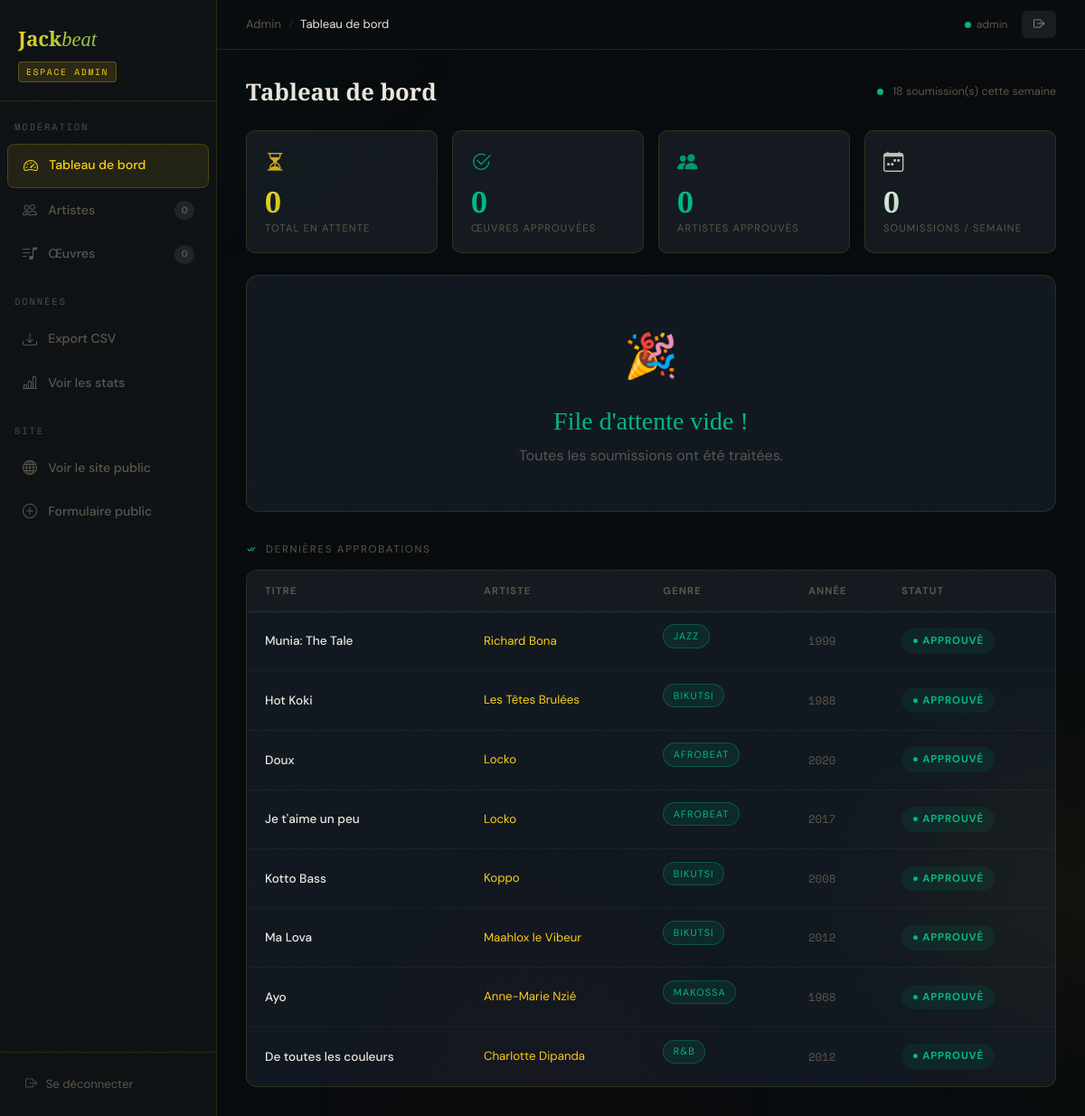
/admin/ (signed in), run on the app's committed database.
### models.py (models this page shows, shortened)
class Admin(UserMixin, db.Model):
    __tablename__ = 'admins'
    id = db.Column(db.Integer, primary_key=True)
    username = db.Column(db.String(80), unique=True, nullable=False)
    password_hash = db.Column(db.String(256), nullable=False)
    created_at = db.Column(db.DateTime, default=datetime.utcnow)

class Oeuvre(db.Model):
    __tablename__ = 'oeuvres'
    id = db.Column(db.Integer, primary_key=True)
    titre = db.Column(db.String(200), nullable=False)
    artiste_id = db.Column(db.Integer, db.ForeignKey('artistes.id'), nullable=False)
    type_oeuvre = db.Column(db.String(20), default='Chanson')    # Chanson / Album / EP / Live
    genre_musical = db.Column(db.String(50), nullable=False)
    langue = db.Column(db.String(50), nullable=False)
    annee_sortie = db.Column(db.Integer, nullable=False)
    popularite = db.Column(db.String(30), nullable=True)
    distinction = db.Column(db.String(200), nullable=True)        # Prix, récompenses
    description = db.Column(db.Text, nullable=True)
    lien_youtube = db.Column(db.String(300), nullable=True)
    statut = db.Column(db.String(20), default='en_attente')       # en_attente / approuve / rejete
    soumis_par = db.Column(db.String(100), nullable=True)
    soumis_email = db.Column(db.String(150), nullable=True)
    created_at = db.Column(db.DateTime, default=datetime.utcnow)

class Artiste(db.Model):
    __tablename__ = 'artistes'
    id = db.Column(db.Integer, primary_key=True)
    nom = db.Column(db.String(150), nullable=False)
    nom_reel = db.Column(db.String(150), nullable=True)          # Vrai nom si pseudonyme
    region_origine = db.Column(db.String(60), nullable=False)
    type_artiste = db.Column(db.String(20), nullable=False)       # Soliste_H / Soliste_F / Groupe
    annee_debut = db.Column(db.Integer, nullable=True)
    annee_fin = db.Column(db.Integer, nullable=True)              # Null si encore actif
    biographie = db.Column(db.Text, nullable=True)
    statut = db.Column(db.String(20), default='en_attente')       # en_attente / approuve / rejete
    soumis_par = db.Column(db.String(100), nullable=True)
    soumis_email = db.Column(db.String(150), nullable=True)
    created_at = db.Column(db.DateTime, default=datetime.utcnow)
    oeuvres = db.relationship('Oeuvre', backref='artiste', lazy='dynamic',
                               cascade='all, delete-orphan')

### routes/admin.py (the view)
@admin_bp.route('/')
@login_required
def dashboard():
    stats = {
        'artistes_attente':   Artiste.query.filter_by(statut='en_attente').count(),
        'artistes_approuves': Artiste.query.filter_by(statut='approuve').count(),
        'artistes_rejetes':   Artiste.query.filter_by(statut='rejete').count(),
        'oeuvres_attente':    Oeuvre.query.filter_by(statut='en_attente').count(),
        'oeuvres_approuvees': Oeuvre.query.filter_by(statut='approuve').count(),
        'oeuvres_rejetees':   Oeuvre.query.filter_by(statut='rejete').count(),
    }
    stats['total_attente'] = stats['artistes_attente'] + stats['oeuvres_attente']
    sept_jours = datetime.utcnow() - timedelta(days=7)
    stats['soumissions_semaine'] = (
        Artiste.query.filter(Artiste.created_at >= sept_jours).count() +
        Oeuvre.query.filter(Oeuvre.created_at >= sept_jours).count()
    )
    artistes_attente = (Artiste.query.filter_by(statut='en_attente')
                        .order_by(Artiste.created_at.asc()).all())
    oeuvres_attente  = (Oeuvre.query.filter_by(statut='en_attente')
                        .order_by(Oeuvre.created_at.asc()).all())
    dernieres_approbations = (Oeuvre.query.filter_by(statut='approuve')
                              .order_by(Oeuvre.created_at.desc()).limit(8).all())
    return render_template('admin/dashboard.html',
                           stats=stats,
                           artistes_attente=artistes_attente,
                           oeuvres_attente=oeuvres_attente,
                           dernieres_approbations=dernieres_approbations)

### templates/admin/dashboard.html (shortened to what this page needs)
{% extends "admin/base_admin.html" %}
{% block breadcrumb %}<span class="sep">/</span><span class="current">Tableau de bord</span>{% endblock %}
{% set pending_artistes_count = stats.artistes_attente %}
{% set pending_oeuvres_count  = stats.oeuvres_attente  %}
{% block admin_content %}
<div class="adm-section-header">
  <h1>Tableau de bord</h1>
  <div style="font-size:0.78rem;color:var(--text-dim);">
    <span class="live-dot"></span>
    {{ stats.soumissions_semaine }} soumission(s) cette semaine
  </div>
</div>
<div class="row g-3 mb-4">
  {% for icon, val, lbl, color, href in [
    ('bi-hourglass-split', stats.total_attente,       'Total en attente',      'var(--gold)',    url_for('admin_bp.oeuvres')),
    ('bi-check2-circle',   stats.oeuvres_approuvees,  'Œuvres approuvées',     'var(--green-l)', url_for('admin_bp.oeuvres', statut='approuve')),
    ('bi-people-fill',     stats.artistes_approuves,  'Artistes approuvés',    'var(--green-l)', url_for('admin_bp.artistes', statut='approuve')),
    ('bi-calendar-week',   stats.soumissions_semaine, 'Soumissions / semaine', 'var(--text)',    url_for('admin_bp.dashboard')),
  ] %}
    <div class="col-6 col-xl-3">
      <a href="{{ href }}" style="text-decoration:none;">
        <div class="kpi-mini" style="transition:border-color .2s,transform .2s;"
             onmouseover="this.style.borderColor='rgba(252,209,22,.3)';this.style.transform='translateY(-3px)'"
             onmouseout="this.style.borderColor='';this.style.transform=''">
          <div style="font-size:1.4rem;margin-bottom:.5rem;color:{{ color }};opacity:.8;">
            <i class="bi {{ icon }}"></i>
          </div>
          <div class="val" style="background:linear-gradient(135deg,{{ color }},var(--green-l));-webkit-background-clip:text;-webkit-text-fill-color:transparent;"
               data-target="{{ val }}">0</div>
          <div class="lbl">{{ lbl }}</div>
        </div>
      </a>
    </div>
  {% endfor %}
</div>
{% if artistes_attente or oeuvres_attente %}
<div class="row g-4 mb-4">
  {% if artistes_attente %}
  <div class="col-lg-6">
    <div style="font-size:0.72rem;letter-spacing:.15em;text-transform:uppercase;color:var(--text-dim);margin-bottom:.75rem;">
      <i class="bi bi-hourglass-split me-1" style="color:var(--gold);"></i>
      Artistes en attente ({{ artistes_attente|length }})
    </div>
    <div class="adm-table-wrap">
      <table class="adm-table">
        <thead><tr><th>Nom</th><th>Région</th><th>Soumis</th><th>Actions</th></tr></thead>
        <tbody>
          {% for a in artistes_attente %}
          <tr>
            <td>
              <a href="{{ url_for('admin_bp.artiste_detail', id=a.id) }}"
                 style="color:var(--text);font-weight:500;text-decoration:none;">{{ a.nom }}</a>
              {% if a.nom_reel %}
                <div style="font-size:.75rem;color:var(--text-dim);">{{ a.nom_reel }}</div>
              {% endif %}
            </td>
            <td style="color:var(--text-dim);font-size:.82rem;">{{ a.region_origine }}</td>
            <td style="color:var(--text-dim);font-size:.78rem;white-space:nowrap;">
              {{ a.created_at.strftime('%d/%m/%y') }}
            </td>
            <td>
              <div class="d-flex gap-1">
                <a href="{{ url_for('admin_bp.action_artiste', id=a.id, action='approuver') }}"
                   class="adm-btn approve">✓</a>
                <a href="{{ url_for('admin_bp.action_artiste', id=a.id, action='rejeter') }}"
                   class="adm-btn reject">✗</a>
              </div>
            </td>
          </tr>
          {% endfor %}
        </tbody>
      </table>
    </div>
    {% if artistes_attente|length > 0 %}
      <a href="{{ url_for('admin_bp.artistes') }}" style="font-size:.78rem;color:var(--gold);display:block;margin-top:.6rem;">
        Voir tous les artistes <i class="bi bi-arrow-right ms-1"></i>
      </a>
    {% endif %}
  </div>
  {% endif %}
  {% if oeuvres_attente %}
  <div class="col-lg-6">
    <div style="font-size:0.72rem;letter-spacing:.15em;text-transform:uppercase;color:var(--text-dim);margin-bottom:.75rem;">
      <i class="bi bi-hourglass-split me-1" style="color:var(--gold);"></i>
      Œuvres en attente ({{ oeuvres_attente|length }})
    </div>
    <div class="adm-table-wrap">
      <table class="adm-table">
        <thead><tr><th>Titre</th><th>Genre</th><th>Soumis</th><th>Actions</th></tr></thead>
        <tbody>
          {% for o in oeuvres_attente %}
          <tr>
            <td>
              <a href="{{ url_for('admin_bp.oeuvre_detail', id=o.id) }}"
                 style="color:var(--text);font-weight:500;text-decoration:none;">{{ o.titre }}</a>
              <div style="font-size:.75rem;color:var(--gold);">{{ o.artiste.nom if o.artiste }}</div>
            </td>
            <td><span class="card-genre-badge" style="font-size:.68rem;">{{ o.genre_musical }}</span></td>
            <td style="color:var(--text-dim);font-size:.78rem;white-space:nowrap;">
              {{ o.created_at.strftime('%d/%m/%y') }}
            </td>
            <td>
              <div class="d-flex gap-1">
                <a href="{{ url_for('admin_bp.action_oeuvre', id=o.id, action='approuver') }}"
                   class="adm-btn approve">✓</a>
                <a href="{{ url_for('admin_bp.action_oeuvre', id=o.id, action='rejeter') }}"
                   class="adm-btn reject">✗</a>
              </div>
            </td>
          </tr>
          {% endfor %}
        </tbody>
      </table>
    </div>
    <a href="{{ url_for('admin_bp.oeuvres') }}" style="font-size:.78rem;color:var(--gold);display:block;margin-top:.6rem;">
      Voir toutes les œuvres <i class="bi bi-arrow-right ms-1"></i>
    </a>
  </div>
  {% endif %}
</div>
{% else %}
<div class="detail-card text-center py-5" style="margin-bottom:2rem;">
  <div style="font-size:3rem;margin-bottom:1rem;">🎉</div>
  <h3 style="font-family:var(--font-display);color:var(--green-l);">File d'attente vide !</h3>
  <p style="color:var(--text-dim);margin:0;">Toutes les soumissions ont été traitées.</p>
</div>
{% endif %}
{% if dernieres_approbations %}
<div style="font-size:0.72rem;letter-spacing:.15em;text-transform:uppercase;color:var(--text-dim);margin-bottom:.75rem;">
  <i class="bi bi-check-all me-1" style="color:var(--green-l);"></i>
  Dernières approbations
</div>
<div class="adm-table-wrap">
  <table class="adm-table">
    <thead><tr><th>Titre</th><th>Artiste</th><th>Genre</th><th>Année</th><th>Statut</th></tr></thead>
    <tbody>
      {% for o in dernieres_approbations %}
      <tr>
        <td style="color:var(--text);font-weight:500;">{{ o.titre }}</td>
        <td style="color:var(--gold);font-size:.83rem;">{{ o.artiste.nom if o.artiste }}</td>
        <td><span class="card-genre-badge" style="font-size:.68rem;">{{ o.genre_musical }}</span></td>
        <td style="font-family:var(--font-mono);font-size:.78rem;color:var(--text-dim);">{{ o.annee_sortie }}</td>
        <td><span class="status-pill approuve">● Approuvé</span></td>
      </tr>
      {% endfor %}
    </tbody>
  </table>
</div>
{% endif %}
{% endblock %}

### templates/admin/base_admin.html (shortened to what this page needs)
<!DOCTYPE html>
<html lang="fr">
<head>
  <link href="https://cdn.jsdelivr.net/npm/bootstrap@5.3.3/dist/css/bootstrap.min.css" rel="stylesheet">
  <link href="https://cdn.jsdelivr.net/npm/bootstrap-icons@1.11.3/font/bootstrap-icons.min.css" rel="stylesheet">
  <link rel="stylesheet" href="{{ url_for('static', filename='css/style.css') }}">
</head>
<body>
<div class="adm-shell">
  {% set nb_a = namespace(val=0) %}
  {% set nb_o = namespace(val=0) %}
  <aside class="adm-sidebar">
    <div class="adm-sidebar-brand">
      <div class="brand">Jack<em style="font-style:italic;font-weight:400;">beat</em></div>
      <div class="badge-admin">Espace Admin</div>
    </div>
    <div class="adm-nav-section">Modération</div>
    <a href="{{ url_for('admin_bp.dashboard') }}"
       class="adm-nav-link {% if request.endpoint == 'admin_bp.dashboard' %}active{% endif %}">
      <i class="bi bi-speedometer2"></i> Tableau de bord
    </a>
    <a href="{{ url_for('admin_bp.artistes', statut='en_attente') }}"
       class="adm-nav-link {% if request.endpoint in ['admin_bp.artistes','admin_bp.artiste_detail','admin_bp.artiste_edit'] %}active{% endif %}">
      <i class="bi bi-people"></i> Artistes
      {%- set cnt = pending_artistes_count if pending_artistes_count is defined else 0 %}
      <span class="nav-badge {% if cnt == 0 %}zero{% endif %}">{{ cnt }}</span>
    </a>
    <a href="{{ url_for('admin_bp.oeuvres', statut='en_attente') }}"
       class="adm-nav-link {% if request.endpoint in ['admin_bp.oeuvres','admin_bp.oeuvre_detail','admin_bp.oeuvre_edit'] %}active{% endif %}">
      <i class="bi bi-music-note-list"></i> Œuvres
      {%- set cnt2 = pending_oeuvres_count if pending_oeuvres_count is defined else 0 %}
      <span class="nav-badge {% if cnt2 == 0 %}zero{% endif %}">{{ cnt2 }}</span>
    </a>
    <div class="adm-nav-section">Données</div>
    <a href="{{ url_for('admin_bp.export_csv') }}"
       class="adm-nav-link">
      <i class="bi bi-download"></i> Export CSV
    </a>
    <a href="{{ url_for('dashboard_bp.index') }}"
       class="adm-nav-link">
      <i class="bi bi-bar-chart-line"></i> Voir les stats
    </a>
    <div class="adm-nav-section">Site</div>
    <a href="{{ url_for('main_bp.index') }}" target="_blank"
       class="adm-nav-link">
      <i class="bi bi-globe"></i> Voir le site public
    </a>
    <a href="{{ url_for('collecte_bp.index') }}" target="_blank"
       class="adm-nav-link">
      <i class="bi bi-plus-circle"></i> Formulaire public
    </a>
    <div class="adm-sidebar-footer">
      <a href="{{ url_for('admin_bp.logout') }}">
        <i class="bi bi-box-arrow-right"></i> Se déconnecter
      </a>
    </div>
  </aside>
  <div class="adm-main">
    <div class="adm-topbar">
      <div class="adm-breadcrumb">
        <a href="{{ url_for('admin_bp.dashboard') }}">Admin</a>
        {% block breadcrumb %}{% endblock %}
      </div>
      <div class="d-flex align-items-center gap-3">
        <span style="font-size:0.75rem;color:var(--text-dim);">
          <span class="live-dot"></span>{{ current_user.username }}
        </span>
        <a href="{{ url_for('admin_bp.logout') }}"
           class="adm-btn edit" style="padding:0.3rem 0.8rem;">
          <i class="bi bi-box-arrow-right"></i>
        </a>
      </div>
    </div>
    <div class="adm-content">
      {% block admin_content %}{% endblock %}
    </div>
  </div>
</div>
</body>
</html>

### data on the page
Admin: username "admin"
Oeuvre: titre "Munia: The Tale", artiste "Richard Bona", genre_musical "JAZZ", annee_sortie "1999"
Oeuvre: titre "Hot Koki", artiste "Les Têtes Brulées", genre_musical "BIKUTSI", annee_sortie "1988"
Oeuvre: titre "Doux", artiste "Locko", genre_musical "AFROBEAT", annee_sortie "2020"
Oeuvre: titre "Je t'aime un peu", artiste "Locko", genre_musical "AFROBEAT", annee_sortie "2017"
Oeuvre: titre "Kotto Bass", artiste "Koppo", genre_musical "BIKUTSI", annee_sortie "2008"
Oeuvre: titre "Ma Lova", artiste "Maahlox le Vibeur", genre_musical "BIKUTSI", annee_sortie "2012"
Oeuvre: titre "Ayo", artiste "Anne-Marie Nzié", genre_musical "MAKOSSA", annee_sortie "1968"
Oeuvre: titre "De toutes les couleurs", artiste "Charlotte Dipanda", genre_musical "R&B", annee_sortie "2012"

### other printed values
{{ cnt }} "0"
{{ cnt2 }} "0"
{{ stats.soumissions_semaine }} "18"
{{ lbl }} "TOTAL EN ATTENTE" "ŒUVRES APPROUVÉES" "ARTISTES APPROUVÉS" "SOUMISSIONS / SEMAINE"
